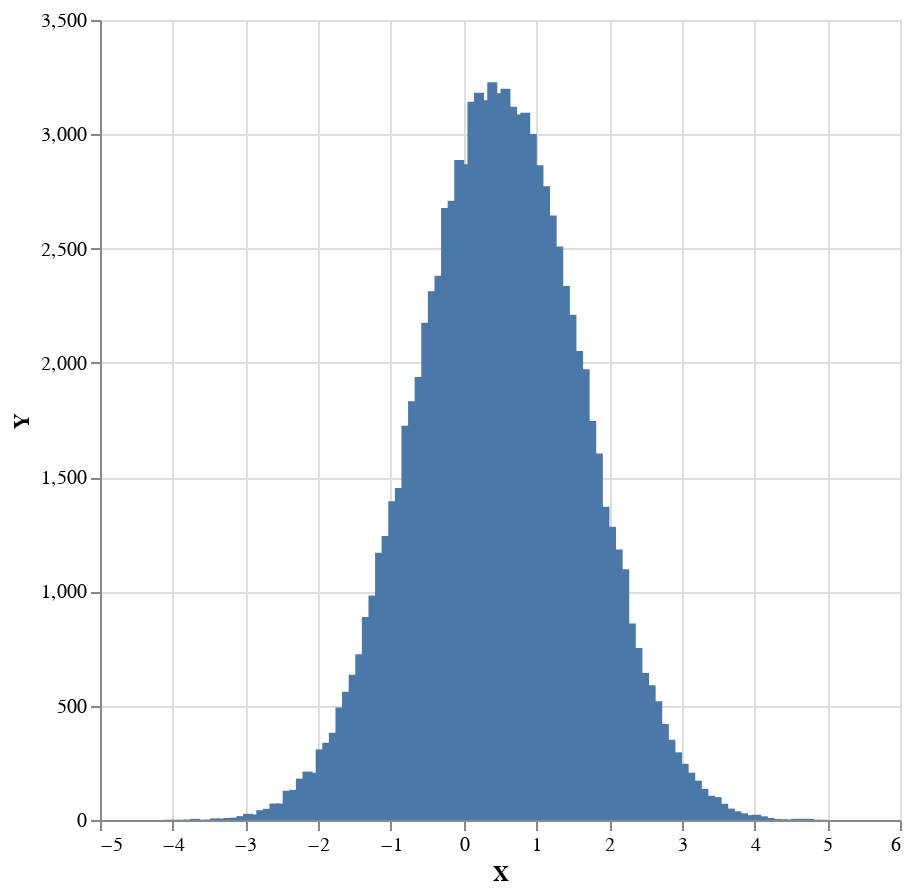

Write notebook code for a chart like this one.
### Code cell
sampler image

### Figure 1 — Vega-Lite specification as saved in the notebook (floating-point values rounded to 4 significant figures)
{"$schema": "https://vega.github.io/schema/vega-lite/v4.json", "data": {"values": [{"X": -4.053, "Y": 1}, {"X": -3.962, "Y": 1}, {"X": -3.871, "Y": 1}, {"X": -3.78, "Y": 2}, {"X": -3.69, "Y": 5}, {"X": -3.599, "Y": 1}, {"X": -3.508, "Y": 2}, {"X": -3.417, "Y": 7}, {"X": -3.327, "Y": 6}, {"X": -3.236, "Y": 9}, {"X": -3.145, "Y": 10}, {"X": -3.055, "Y": 17}, {"X": -2.964, "Y": 27}, {"X": -2.873, "Y": 24}, {"X": -2.782, "Y": 43}, {"X": -2.692, "Y": 49}, {"X": -2.601, "Y": 72}, {"X": -2.51, "Y": 72}, {"X": -2.419, "Y": 128}, {"X": -2.329, "Y": 132}, {"X": -2.238, "Y": 181}, {"X": -2.147, "Y": 212}, {"X": -2.056, "Y": 207}, {"X": -1.966, "Y": 309}, {"X": -1.875, "Y": 338}, {"X": -1.784, "Y": 382}, {"X": -1.693, "Y": 492}, {"X": -1.603, "Y": 561}, {"X": -1.512, "Y": 636}, {"X": -1.421, "Y": 725}, {"X": -1.331, "Y": 888}, {"X": -1.24, "Y": 982}, {"X": -1.149, "Y": 1169}, {"X": -1.058, "Y": 1243}, {"X": -0.9676, "Y": 1395}, {"X": -0.8768, "Y": 1453}, {"X": -0.7861, "Y": 1725}, {"X": -0.6953, "Y": 1832}, {"X": -0.6046, "Y": 1938}, {"X": -0.5139, "Y": 2176}, {"X": -0.4231, "Y": 2313}, {"X": -0.3324, "Y": 2381}, {"X": -0.2417, "Y": 2677}, {"X": -0.1509, "Y": 2709}, {"X": -0.06018, "Y": 2888}, {"X": 0.03056, "Y": 2869}, {"X": 0.1213, "Y": 3142}, {"X": 0.212, "Y": 3182}, {"X": 0.3028, "Y": 3149}, {"X": 0.3935, "Y": 3228}, {"X": 0.4842, "Y": 3180}, {"X": 0.575, "Y": 3199}, {"X": 0.6657, "Y": 3121}, {"X": 0.7565, "Y": 3087}, {"X": 0.8472, "Y": 3094}, {"X": 0.9379, "Y": 3001}, {"X": 1.029, "Y": 2865}, {"X": 1.119, "Y": 2773}, {"X": 1.21, "Y": 2645}, {"X": 1.301, "Y": 2509}, {"X": 1.392, "Y": 2336}, {"X": 1.482, "Y": 2210}, {"X": 1.573, "Y": 2052}, {"X": 1.664, "Y": 1972}, {"X": 1.755, "Y": 1746}, {"X": 1.845, "Y": 1603}, {"X": 1.936, "Y": 1371}, {"X": 2.027, "Y": 1283}, {"X": 2.118, "Y": 1183}, {"X": 2.208, "Y": 1097}, {"X": 2.299, "Y": 860}, {"X": 2.39, "Y": 753}, {"X": 2.48, "Y": 643}, {"X": 2.571, "Y": 590}, {"X": 2.662, "Y": 519}, {"X": 2.753, "Y": 420}, {"X": 2.843, "Y": 351}, {"X": 2.934, "Y": 296}, {"X": 3.025, "Y": 246}, {"X": 3.116, "Y": 207}, {"X": 3.206, "Y": 172}, {"X": 3.297, "Y": 136}, {"X": 3.388, "Y": 106}, {"X": 3.479, "Y": 100}, {"X": 3.569, "Y": 71}, {"X": 3.66, "Y": 50}, {"X": 3.751, "Y": 38}, {"X": 3.842, "Y": 29}, {"X": 3.932, "Y": 21}, {"X": 4.023, "Y": 23}, {"X": 4.114, "Y": 16}, {"X": 4.205, "Y": 9}, {"X": 4.295, "Y": 4}, {"X": 4.386, "Y": 3}, {"X": 4.477, "Y": 2}, {"X": 4.567, "Y": 5}, {"X": 4.658, "Y": 5}, {"X": 4.749, "Y": 5}, {"X": 4.84, "Y": 1}, {"X": 4.93, "Y": 1}]}, "encoding": {"x": {"field": "X", "type": "quantitative"}, "y": {"field": "Y", "type": "quantitative"}}, "height": 400, "mark": "bar", "width": 400}
